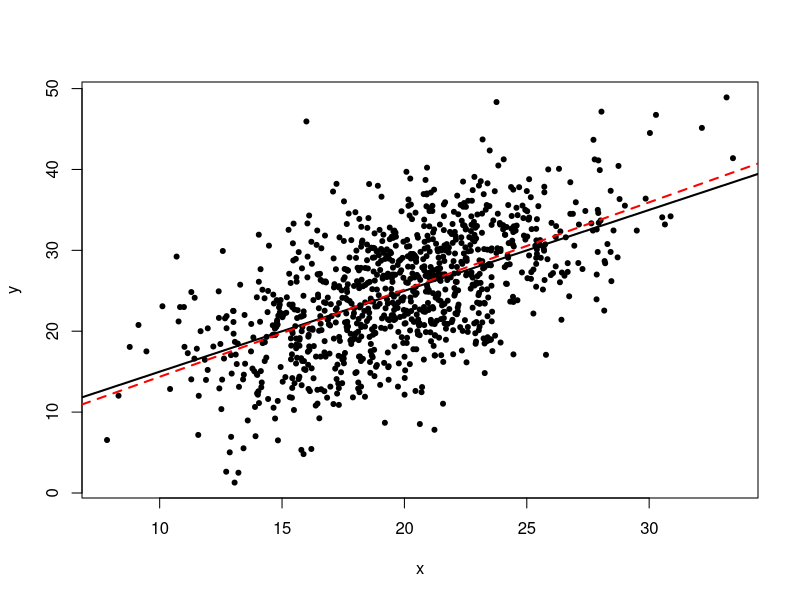
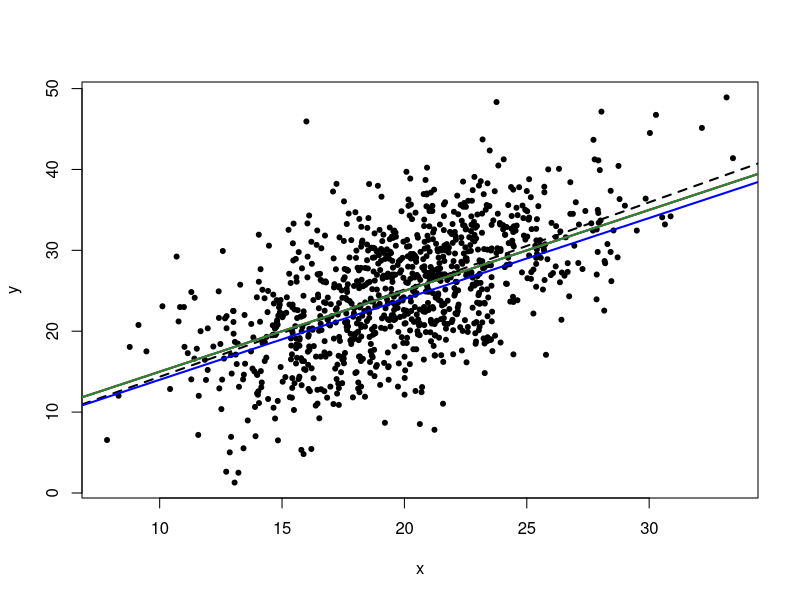
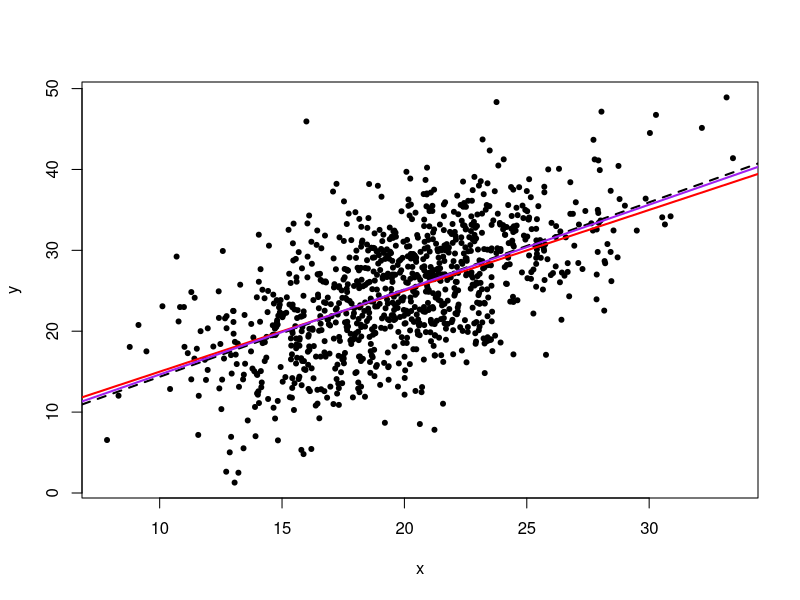

The R source for these figures, in order:
#######################################################
## File:	Regex.R
## Purpose: Regression exploration
##
## Author: 	J. Blume
## Date:	July 26, 2025
#######################################################

#### Data !
n=1000
b0=5
b1=1

x = rnorm(n, mean=20 , sd=4) 
#x.seq=seq(min(x), max(x), 0.1)

y = b0 + b1*x + rnorm(n, mean=0, sd=6) #adds noise 

#mean of zero above is an assumption

mod.slr = lm(y ~ x)
coef(mod.slr)

#### Plot

plot(x, y, type="n")
points(x, y, col="black", pch=20)
abline(a=b0,b=b1,lty=1,lwd=2, col="black") #true population line
abline(lm(y~x),lty=2, lwd=2, col="red") #estimator model


#### Compute Mean Square Error

yhat = coef(mod.slr)[1] + coef(mod.slr)[2]*x
mse = sum((y-yhat)^2)/length(y)

find.mse = function(y, x, a, b){ #a and b are estimates
  yhat = a + b*x
  mse = sum((y-yhat)^2)/length(y)
  return(mse)
}

find.mse(y=y, x=x, a=coef(mod.slr)[1], b=coef(mod.slr)[2])
find.mse(y=y, x=x, a=coef(mod.slr)[1]+0.5, b=coef(mod.slr)[2]+0.5)  #added a half to intercept and slope just because

## start simply
a=seq( -20, 20, 1) #yintercept
b=seq( -20, 20, 1) #slope


#a=seq( -20, 20, 0.05)
#b=seq( -20, 20, 0.05)

## Find minimum

object.plain = matrix(NA, nrow=length(a), ncol=length(b)) # a big ole matrix, where each row is a column is a slope
object.ridge = matrix(NA, nrow=length(a), ncol=length(b))
object.lasso = matrix(NA, nrow=length(a), ncol=length(b))

for (i in 1:length(a)) {
  for (j in 1:length(b)) {
    object.plain[i,j] = find.mse(y=y, x=x, a=a[i], b=b[j]) 
    object.ridge[i,j] = find.mse(y=y, x=x, a=a[i], b=b[j]) + 0.2*(a[i]^2 + b[j]^2)
    object.lasso[i,j] = find.mse(y=y, x=x, a=a[i], b=b[j]) + 0.2*(abs(a[i]) + abs(b[j]))
    if((i %% 50==0) & (j==1)) {cat(paste0("iteration: ", i, "\n"))}
  }
}

## Standard
#object.plain
min(object.plain)
soln.plain=which(object.plain == min(object.plain), arr.ind = TRUE)
soln.plain
a[soln.plain[1]] ; b[soln.plain[2]]

## Ridge
#object.ridge
min(object.ridge)
soln.ridge=which(object.ridge == min(object.ridge), arr.ind = TRUE)
soln.ridge
a[soln.ridge[1]] ; b[soln.ridge[2]]

## Lasso
#object.lasso
min(object.lasso)
soln.lasso=which(object.lasso == min(object.lasso), arr.ind = TRUE)
soln.lasso
a[soln.lasso[1]] ; b[soln.lasso[2]]


#### Updated Plot
plot(x, y, type="n")
points(x, y, col="black", pch=20)
abline(a=b0,b=b1,lty=1,lwd=2, col="red")

abline(lm(y~x),lty=2, lwd=2, col="black")
abline(a=a[soln.plain[1]],b=b[soln.plain[2]], lty=1, lwd=2, col="purple") #plain old regression, matches the original black line
abline(a=a[soln.ridge[1]],b=b[soln.ridge[2]], lty=1, lwd=2, col="blue") #ridge regression
abline(a=a[soln.lasso[1]],b=b[soln.lasso[2]], lty=1, lwd=2, col="forestgreen") #lasso regression


## Exercise -->
## Do this for Elastic Net!
## Keep the intercept; only shrink the slope.
## Draw the plots, and interpret. What do you see?
a=seq(-20, 20, 0.05) #start ranges
b=seq(-20, 20, 0.05) #start ranges

object.elasticnet = matrix(NA, nrow=length(a), ncol=length(b))

## Keep the intercept; only shrink the slope
for (i in 1:length(a)) {
  for (j in 1:length(b)) {
    object.elasticnet[i,j] = find.mse(y=y, x=x, a=a[i], b=b[j]) + 0.2*(b[j]^2) + 0.2*(abs(b[j]))
    #object.ridge[i,j] = find.mse(y=y, x=x, a=a[i], b=b[j]) + 0.2*(a[i]^2 + b[j]^2)
    #object.lasso[i,j] = find.mse(y=y, x=x, a=a[i], b=b[j]) + 0.2*(abs(a[i]) + abs(b[j]))
    if((i %% 50==0) & (j==1)) {cat(paste0("iteration: ", i, "\n"))}
  }
}

## Elasticnet
#object.elasticnet
min(object.elasticnet)
soln.elasticnet=which(object.elasticnet == min(object.elasticnet), arr.ind = TRUE)
soln.elasticnet
a[soln.elasticnet[1]] ; b[soln.elasticnet[2]]

plot(x, y, type="n")
points(x, y, col="black", pch=20)
abline(a=b0,b=b1,lty=1,lwd=2, col="red")

abline(lm(y~x),lty=2, lwd=2, col="black")
abline(a=a[soln.elasticnet[1]],b=b[soln.elasticnet[2]], lty=1, lwd=2, col="purple")



###
##
#